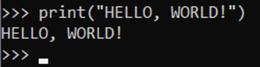
%> input picture Project2/hello_world.jpg, 260 x 67 px, shrunk from 988 x 255 before the run
$ octave project2_main.m   (GNU Octave 9; MATLAB toolbox functions it lacks are replaced by stand-ins)
%> lines starting %> are read from the running program, lines starting %| are printed output that depends on the picture; in (x1, y1, x2, y2) boxes, pixels count from 0 and x2, y2 are one past the last pixel; in counts of white or black regions, pixels touching at a corner belong together; the program's own positions count from 1
### Project2/get_mid_line.m
function middle_line_image = task2(original_image)

    [rows, columns] = size(original_image);
    top_row = rows/3;
    bottom_row = rows*2/3;
    middle_line_image = original_image(top_row:bottom_row, :, :);

end

### Project2/gethistogram.m
function histogram = gethistogram(image)

  histogram = zeros(1, 256);

  [rows, columns] = size(image);
  columns = columns/3;

  for i = 1:rows
      for j = 1:columns
          pixel_value = image(i, j) + 1;
          histogram(pixel_value) = histogram(pixel_value) + 1;
      end
  end

end

### Project2/get_bi_image.m
function binary_image = task3(middle_line_image,threshold)

  [rows, columns] = size(middle_line_image);
  columns = columns/3;
  binary_image = zeros(rows, columns);

  for i = 1:rows
      for j = 1:columns
          gray_value = middle_line_image(i, j);

          if gray_value > threshold
              binary_image(i, j) = 1;
          else
              binary_image(i, j) = 0;
          end
      end
  end

end

### Project2/one_pixel.m
function output_image = one_pixel(input_image)
% this function takes a binary image as input, and uses the Zhang-Suen
% thinning algorithm to output a one-pixel thin image of the objects
% a description of the algorithm can be found at
% https://rosettacode.org/wiki/Zhang-Suen_thinning_algorithm#C

    % initialize intermediate and output image matrices
    [num_row,num_col] = size(input_image);
    output_image = input_image;
    temp = output_image;

    complete = false;

    % this process will run until it stops making changes to the image
    while ~complete
        complete = true;
        for step = 1:2
            % evaluate all pixels in the image (excluding border pixels) and
            % their corresponding 8-neighbourhoods
            for row = 2:num_row - 1
                for col = 2:num_col - 1
                    neighbourhood = output_image(row-1:row+1,col-1:col+1);
                    if step == 1
                        if test_pixel_1(neighbourhood) == true
                            temp(row,col) = 0;
                            complete = false;
                        end
                    else
                        if test_pixel_2(neighbourhood) == true
                            temp(row,col) = 0;
                            complete = false;
                        end
                    end
                end
            end
            output_image = temp;
        end
    end

end


% [41 lines left out: functions count_transitions, count_white, test_pixel_1, test_pixel_2, not called in this run]

### Project2/get_outline.m
function output_image = get_outline(input_image)
% this function takes a binary image as input, and outputs an image showing
% the outlines of the objects present in the original image

    % initialize intermediate and output image matrices
    [num_row,num_col] = size(input_image);
    intermediate_1 = zeros(num_row,num_col);
    intermediate_2 = zeros(num_row,num_col);
    output_image = zeros(num_row,num_col);

    % simulatenously run pass 1 and pass 2
    for row = 1:num_row-1
        for col = 2:num_col
            % check for pixel value difference with the column to the left
            if (input_image(row,col) ~= input_image(row,col-1))
                intermediate_1(row,col) = 1;
            end
            % check for pixel value difference with the row underneath
            if (input_image(row,col) ~= input_image(row+1,col))
                intermediate_2(row,col) = 1;
            end
        end
    end

    % merge the two intermediate images
    output_image = intermediate_1 | intermediate_2;

### Project2/segment.m
function [label_image,num] = segment(binary_image)
    [row , column] = size(binary_image);
    % connectivity = 8
    label_num = 1;
    label_image = zeros(row,column);

    % label the first row
    for j = 1 : column
        if binary_image(1,j) ~= 0
            if j==1
                label_image(1,j) = label_num;
            else
                if binary_image(1,j)~=binary_image(1,j-1)
                    label_num = label_num + 1;
                    label_image(1,j) = label_num;
                else
                    label_image(1,j) = label_num;

                end
            end
        end
    end

    % label other rows
    for i = 2 : row
        for j = 1 : column
            if binary_image(i,j) ~= 0
                if j == 1
                    if binary_image(i,j)==binary_image(i-1,j)
                        label_image(i,j) = label_image(i-1,j);
                    elseif binary_image(i,j)==binary_image(i-1,j+1)
                        label_image(i,j) = label_image(i-1,j+1);
                    else
                        label_num = label_num + 1;
                        label_image(i,j) = label_num;

                    end
                else

                    flag = [];
                    t = 1;
                    if binary_image(i,j) == binary_image(i-1,j-1)
                        flag(t) = label_image(i-1,j-1);
                        t = t + 1;
                    end

                    if binary_image(i,j)==binary_image(i-1,j)
                        flag(t) = label_image(i-1,j);
                        t = t + 1;
                    end

                    if j < 64 && binary_image(i,j)==binary_image(i-1,j+1)
                        flag(t) = label_image(i-1,j);
                        t = t + 1;
                    end

                    if binary_image(i,j)==binary_image(i,j-1)
                        flag(t) = label_image(i-1,j);
                        t = t + 1;
                    end

                    if isZeroMatrix(flag)
                        label_num = label_num + 1;
                        label_image(i,j) = label_num;
                    else
                        flag = nonzeros(flag);
                        label_image(i,j) = min(flag);
                    end
                end
            end
        end
    end

    % second pass
   [len, width] = find( label_image ~= 0 ); % point coordinate (row(i), col(i))
   for k = 1 : row
        for i = 1:length(len)
            if len(i)-1 > 0
                up = len(i)-1;
            else
                up = len(i);
            end

            if len(i)+1 <= row
                down = len(i)+1;
            else
                down = len(i);
            end

            if width(i)-1 > 0
                left = width(i)-1;
            else
                left = width(i);
            end

            if width(i)+1 <= column
                right = width(i)+1;
            else
                right = width(i);
            end

            % 8 connectivity
            connection = label_image(up:down, left:right);

            if ~isZeroMatrix(connection)
                connection = nonzeros(connection);
                label_image(len(i),width(i)) = min(connection);
            end

        end
   end

    u_label = unique(label_image);     % get all the unique label values in out_img
    for i = 2:length(u_label)
        label_image(label_image == u_label(i)) = i-1;  % reset the label value: 1, 2, 3, 4......
    end

    label_num = unique(label_image(label_image > 0));
    num = numel(label_num);  % numel function gives the pixel numbers
end


function is_all_zeros = isZeroMatrix(matrix)
    is_all_zeros = all(matrix(:) == 0);
end

### Project2/img_seperate.m
function [count, s] = img_seperate(label_matrix)

count = 0;
label = [];
[h,w] = size(label_matrix);
% get the number of segmentation
for i = 1 : h
    for j = 1 : w
        if label_matrix(i,j) == 0
            continue;
        else
            if ~ismember(label_matrix(i,j), label)
                label = [label, label_matrix(i,j)];
                count = count + 1;
            end
        end
    end
end


s(count) = struct('image',[],'address',[],'center',[],'boundingbox',[]);
for i=1:count
    [h,w] = find(label_matrix == label(i));
    s(i).address = [h,w];

    hh  = h-min(h)+1;
    ww = w-min(w)+1;
    s(i).image = zeros(max(hh)+20,max(ww)+20);
    %move the image into the middle of the picture
    s(i).boundingbox=[min(h)-0.5,min(w)-0.5,max(h)+0.5,max(w)+0.5];
    for k=1:size(hh)
        s(i).image(hh(k)+10,ww(k)+10)=1;
    end
    s(i).center=[mean(h),mean(w)];

end


end

### Project2/project2_main.m
clear;
clc;
%% task 1
% load in the original image and convert to binary
input_image = imread('hello_world.jpg');
%> input_image is the input picture: size 67x260x3 uint8; mean R, G, B 26.3, 26.1, 26.3
% input_image = im2bw(input_image,0.5);
figure(1);
imshow(input_image);

axis on;
axis image;
title('original_image')

[rows, columns] = size(input_image);
%> rows = 67; columns = 780
fprintf('rows:%d, columns:%d\n', rows, columns);
%| rows:67, columns:780
%% Task2

% Get the middle line image
middle_line_image = get_mid_line(input_image);
%> in task2, `middle_line_image = original_image(top_row:bottom_row, :, :);`:
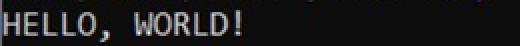
%> middle_line_image: size 23x260x3 uint8 (shown 2 times larger); mean R, G, B 25.6, 25.5, 25.6

% Display the middle line image
figure(2);
imshow(middle_line_image);
title('middle_line_image');
%% Task3

% Get the histogram of the middle line image
histogram = gethistogram(middle_line_image);
%> after the loop in gethistogram, `for i = 1:rows`: histogram = 256 values, max 2419 at index 13, min 0 at index 53, mean 23.36

% Display the histogram of the middle line image
figure(3);
bar(histogram);
title("histogram of middle_line_image");
xlabel("Gray Level");
ylabel("Frequency");
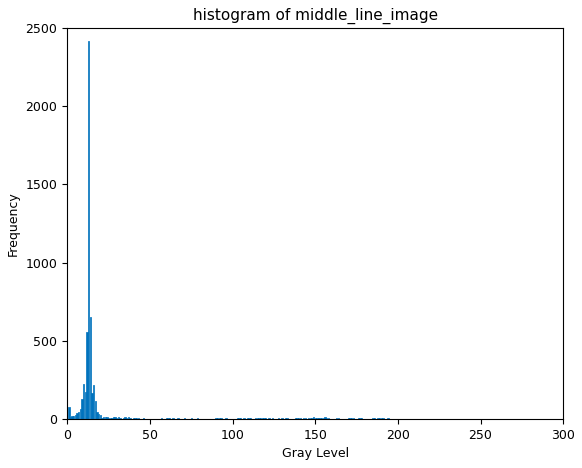
%> figure redrawn from the program's plot data; tallest bar 2419 high, from x = 12.6 to 13.4

% Get the binary image
threshold = 90; % Threshold can be adjusted
binary_image = get_bi_image(middle_line_image,threshold);
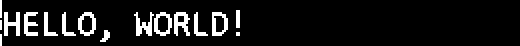
%> binary_image: size 23x260 double (shown 2 times larger); values 0 (black) and 1 (white), 8.9% white in thin lines or dots, all inside (x1, y1, x2, y2) = (0, 0, 120, 23)

% Display the binary image
figure(4);
imshow(binary_image);
title('binary_image');

%%  task 4
% obtain a one-pixel thin image of the objects
% middle_line_image = im2bw(middle_line_image,0.5);
task_3_image = one_pixel(binary_image);
%> task_3_image: size 23x260 double; values 0 (black) and 1 (white), 4.2% white in thin lines or dots, all inside (x1, y1, x2, y2) = (0, 0, 119, 23)
figure(5);
imshow(task_3_image);
%% task 5
% obtain the outlines of the objects present in the image
task_4_image = get_outline(binary_image);
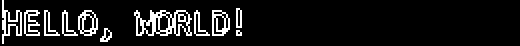
%> task_4_image: size 23x260 logical (shown 2 times larger); 9.6% white in thin lines or dots, all inside (x1, y1, x2, y2) = (1, 0, 121, 22)
figure(6);
imshow(task_4_image);
%% task 6
% label different character
figure(7)
[label_image,num] = segment(binary_image);
%> after the loop in segment, `for j = 1 : column`: label_num = 1
%> after the loop in segment, `for i = 2 : row`: flag = [89; 63; 63; 63]; label_num = 90; t = 5
%> in segment, `[len, width] = find( label_image ~= 0 );`: len = 534 values from 1 to 23; width = 534 values from 1 to 120
%> after the loop in segment, `for k = 1 : row`: down = 19; left = 119; right = 121; up = 17
%> in segment, `u_label = unique(label_image);`: u_label = 17 values from 0 to 88
%> the loop in segment, `for i = 2:length(u_label)` made 16 passes
%> in segment, `label_num = unique(label_image(label_image > 0));`: label_num = [1; 2; 3; 4; 5; 6; 7; 8; 9; 10; 11; 12; 13; 14; 15; 16]
%> in segment, `num = numel(label_num);`: num = 16
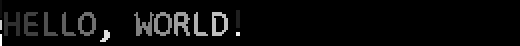
%> label_image: size 23x260 double (shown 2 times larger); min 0, max 16, mean 0.683; drawn with min black and max white
%> num = 16
img_rgb = label2rgb(label_image, 'jet', [0 0 0], 'shuffle');  % jet colormap
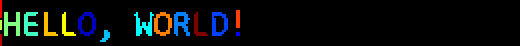
%> img_rgb: size 23x260x3 uint8 (shown 2 times larger); mean R, G, B 8.8, 13.2, 12.6
imshow(img_rgb,'InitialMagnification','fit');
%saveas(gcf, sprintf('figure7.jpg'));

%seperate each character
[img_num, s] = img_seperate(label_image);
%> after the loop in img_seperate, `for i = 1 : h`: label = [1 2 3 4 5 6 7 8 9 10 11 12 13 14 15 16]
%> the loop in img_seperate, `for i=1:count` made 16 passes
%> (h, hh, ww) on passes 13, 16: ([11; 12; 13; 14; 15], [1; 2; 3; 4; 5], [1; 1; 1; 1; 1]), ([18; 19; 20; 21; 22; 23], [1; 2; 3; 4; 5; 6], [1; 1; 1; 1; 1; 1])
%> (hh, ww) on pass 1: ([1; 2; 3; 4; 5; 6; 7; 8; 9], [1; 1; 1; 1; 1; 1; 1; 1; 1])
%> after the loop in img_seperate, `for i=1:count`: s = 16 items; first 5, center and boundingbox: [5 1] [0.5 0.5 9.5 1.5], [10 119.5] [5.5 118.5 14.5 120.5], [12.5 6.5] [6.5 2.5 18.5 10.5], [12.6 15.4] [6.5 12.5 18.5 19.5], [13.88 24.39] [6.5 22.5 18.5 29.5]
%> img_num = 16
s=s(1:length(s));
for i = 1 : length(s)
    s(i).image=1 - imbinarize(imresize(s(i).image,[128,128]));
    figure(7+i);

    imshow(s(i).image, [], 'InitialMagnification','fit');
    %saveas(gcf, sprintf('figure_%d.jpg', i));
end
%> this loop made 16 passes
%> pass 2, `imshow(s(i).image, [], 'InitialMagnification','fit');`:
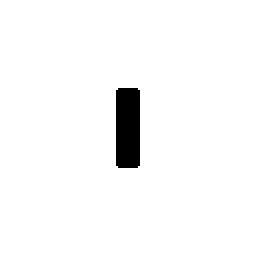
%> displayed picture: size 128x128, on the screen's scale of 0 to 255 (shown 2 times larger); 97.1% white; 1 black region, box (x1, y1, x2, y2) and area: (58, 44, 70, 84) 476
